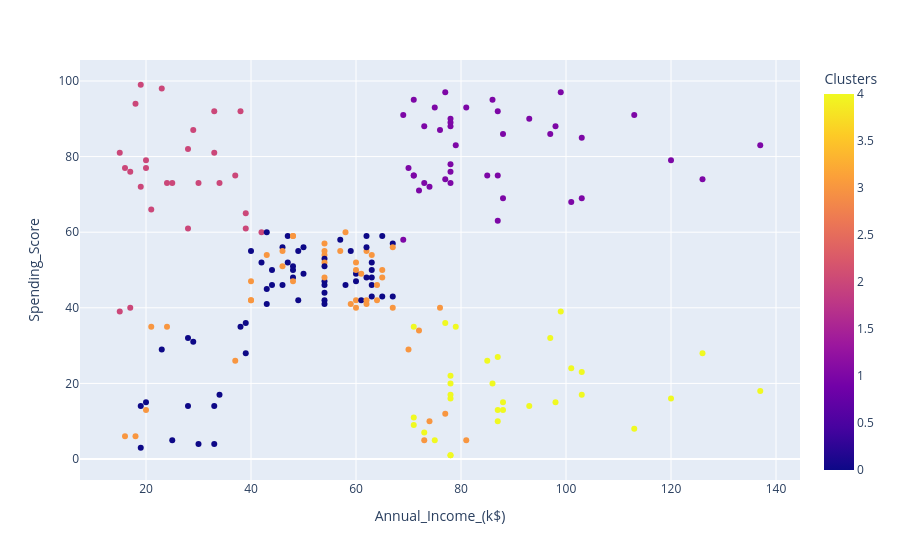

Notebook code cell kept with this figure:
### Code cell
px.scatter(cust, "Annual_Income_(k$)", "Spending_Score", color = "Clusters")

### Figure 1 — Plotly figure (JSON) as saved in the notebook; plotly's stock layout.template omitted (floating-point values rounded to 4 significant figures; data arrays with more than 128 entries replaced by an {"elided": "..."} marker saying what was removed)
{"data": [{"hovertemplate": "Annual_Income_(k$)=%{x}<br>Spending_Score=%{y}<br>Clusters=%{marker.color}<extra></extra>", "legendgroup": "", "marker": {"color": {"elided": "200 int values"}, "coloraxis": "coloraxis", "symbol": "circle"}, "mode": "markers", "name": "", "orientation": "v", "showlegend": false, "type": "scatter", "x": {"elided": "200 int values"}, "xaxis": "x", "y": {"elided": "200 int values"}, "yaxis": "y"}], "layout": {"coloraxis": {"colorbar": {"title": {"text": "Clusters"}}, "colorscale": [[0, "#0d0887"], [0.1111, "#46039f"], [0.2222, "#7201a8"], [0.3333, "#9c179e"], [0.4444, "#bd3786"], [0.5556, "#d8576b"], [0.6667, "#ed7953"], [0.7778, "#fb9f3a"], [0.8889, "#fdca26"], [1, "#f0f921"]]}, "legend": {"tracegroupgap": 0}, "margin": {"t": 60}, "xaxis": {"anchor": "y", "domain": [0, 1], "title": {"text": "Annual_Income_(k$)"}}, "yaxis": {"anchor": "x", "domain": [0, 1], "title": {"text": "Spending_Score"}}}}
